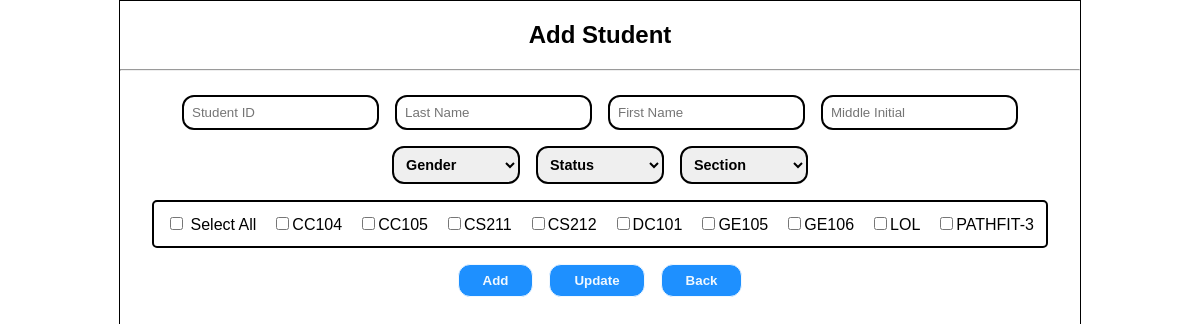
The page /pages/add-student.php on the database as committed earlier.
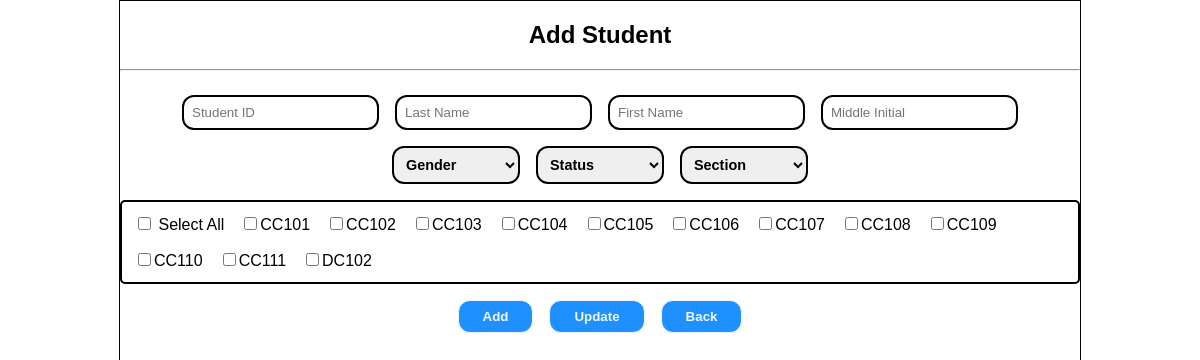
The same page on the database as committed later.
### pages/add-student.php (the view, shortened to what this page needs)
<?php include("../dbconnection.php"); ?>
<!DOCTYPE html>
<html lang="en">
<head>
    <link rel="stylesheet" href="../css/form.css">
    <link rel="stylesheet" href="../css/buttons.css">
    <link rel="stylesheet" href="../css/inputs.css">
    <link rel="stylesheet" href="../css/tables.css">
    <link rel="stylesheet" href="../css/container.css">
    <link rel="stylesheet" href="../css/media-queries.css">
</head>
<body>
    <section>
        <h1>Add Student</h1> <hr>
            <div class="student-form-container">
                <form method="POST" action="add-student.php">
                    <div class="student-form-inputs">
                        <input type="text" name="student-id" placeholder="Student ID" required>
                        <input type="text" name="lname" placeholder="Last Name">
                        <input type="text" name="fname" placeholder="First Name">
                        <input type="text" name="mi" placeholder="Middle Initial">
                    </div>
                    <div class="student-form-select">
                        <select name="gender">
                            <option value="">Gender</option>
                        </select>
                        <select name="enrol-status">
                            <option value="" >Status</option>
                        </select>
                        <select name="section">
                            <option value="">Section</option>
                        </select>
                    </div>
                    <div class="student-form-subjects" >
                    <?php
                        $subjectList = mysqli_query($conn, "SELECT * FROM `subject-code-tbl`");
                        if (mysqli_num_rows($subjectList) > 0):
                        ?>
                        <div class="student-subjects-checkbox-selectAll">
                            <input type="checkbox" id="selectAll" onclick="toggleCheckboxes(this)">
                            <label for="selectAll">Select All</label>
                        </div>
                        <?php
                            while ($subject = mysqli_fetch_assoc($subjectList)) {
                                echo '<div class="student-subjects-checkbox">';
                                echo '<input type="checkbox" class="subject-checkbox" name="subjects[]" value="' . htmlspecialchars($subject['subject-code']) . '">';
                                echo '<label>' . htmlspecialchars($subject['subject-code']) . '</label>';
                                echo '</div>';
                            }
                            else:
                                echo '<p>No subjects available</p>';
                            endif;
                    ?>
                    </div>
                    <div class="student-form-button">
                        <button type="submit" name="action" value="add">Add</button>
                        <button type="submit" name="action" value="update">Update</button>
                        <button type="button" onclick="location.href='../index.php'">Back</button>
                    </div>
                </form>
            </div>
    </section>
</body>
</html>

Rows that differ between the two databases and show on the page:
removed subject-code-tbl: value "CS211"
removed subject-code-tbl: value "CS212"
removed subject-code-tbl: value "DC101"
removed subject-code-tbl: value "GE105"
removed subject-code-tbl: value "GE106"
removed subject-code-tbl: value "LOL"
removed subject-code-tbl: value "PATHFIT-3"
added subject-code-tbl: value "CC101"
added subject-code-tbl: value "CC102"
added subject-code-tbl: value "CC103"
added subject-code-tbl: value "CC106"
added subject-code-tbl: value "CC107"
added subject-code-tbl: value "CC108"
added subject-code-tbl: value "CC109"
added subject-code-tbl: value "CC110"
added subject-code-tbl: value "CC111"
added subject-code-tbl: value "DC102"
